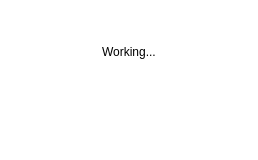
<?xml version="1.0" encoding="UTF-8"?>
<ui version="4.0">
 <class>LoadWindow</class>
 <widget class="QMainWindow" name="LoadWindow">
  <property name="geometry">
   <rect>
    <x>0</x>
    <y>0</y>
    <width>258</width>
    <height>160</height>
   </rect>
  </property>
  <property name="windowTitle">
   <string>MainWindow</string>
  </property>
  <property name="styleSheet">
   <string notr="true">QMainWindow{
	background-color: rgb(255, 255, 255);
}</string>
  </property>
  <widget class="QWidget" name="centralwidget">
   <layout class="QVBoxLayout" name="verticalLayout">
    <item>
     <spacer name="verticalSpacer_3">
      <property name="orientation">
       <enum>Qt::Vertical</enum>
      </property>
      <property name="sizeHint" stdset="0">
       <size>
        <width>20</width>
        <height>40</height>
       </size>
      </property>
     </spacer>
    </item>
    <item alignment="Qt::AlignHCenter">
     <widget class="QLabel" name="label">
      <property name="styleSheet">
       <string notr="true">QLabel{
	color: black;
}</string>
      </property>
      <property name="text">
       <string>Working...</string>
      </property>
     </widget>
    </item>
    <item>
     <spacer name="verticalSpacer_2">
      <property name="orientation">
       <enum>Qt::Vertical</enum>
      </property>
      <property name="sizeHint" stdset="0">
       <size>
        <width>20</width>
        <height>40</height>
       </size>
      </property>
     </spacer>
    </item>
    <item alignment="Qt::AlignHCenter">
     <widget class="QLabel" name="load_anim">
      <property name="text">
       <string/>
      </property>
     </widget>
    </item>
    <item>
     <spacer name="verticalSpacer">
      <property name="orientation">
       <enum>Qt::Vertical</enum>
      </property>
      <property name="sizeHint" stdset="0">
       <size>
        <width>20</width>
        <height>40</height>
       </size>
      </property>
     </spacer>
    </item>
   </layout>
  </widget>
 </widget>
 <resources/>
 <connections/>
</ui>
